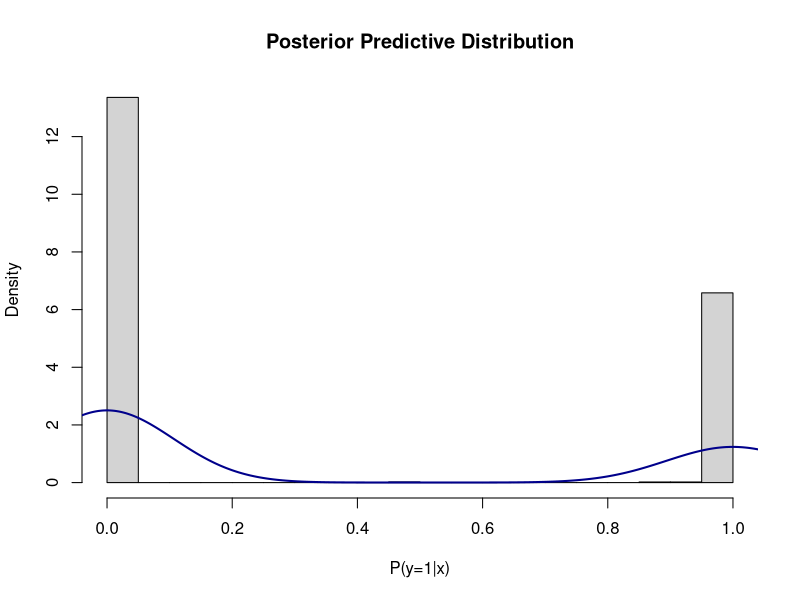

Generate this figure with R:
#assignment2
library("mvtnorm")
#(a)
data <- read.csv("Disease.csv")
data <- as.data.frame(data)
#normalize age,symtoms and white blood counts
age_mean <- mean(data$age)
age_sd <- sd(data$age)
duration_mean <- mean(data$duration_of_symptoms)
duration_sd <- sd(data$duration_of_symptoms)
white_mean <- mean(data$white_blood)
white_sd <- sd(data$white_blood)

data[,2] <- (data[,2]-age_mean)/age_sd
data[,4] <- (data[,4]-duration_mean)/duration_sd
data[,6] <- (data[,6]-white_mean)/white_sd

y <- data[,7] #response
X <- as.matrix(data[,1:6]) #Covariates
Xnames <- colnames(X)

#log posterior distribution
LogPostLogistic <- function(betas,y,X,mu,Sigma){
  linPred <- X%*%betas;
  logLik <- sum( linPred*y - log(1 + exp(linPred)) );
  #log prior
  logPrior <- dmvnorm(betas, mu, Sigma, log=TRUE);
  
  return(logLik + logPrior)
}

#set the prior
mu <- rep(0,ncol(X))
sigma <- 2*diag(ncol(X))
#initial beta
initVal <- rep(0,ncol(X))

#using optim function fine the mode of beta(mean of posterior dist) and observed information at the mode(sigma of posterior dist)
OptimRes <- optim(initVal,LogPostLogistic,gr=NULL,y,X,mu,sigma,method=c("BFGS"),control=list(fnscale=-1),hessian=TRUE)

#find the mu of approx posterior (mode of beta)
approxPostMode <-matrix(OptimRes$par,1,ncol(X))
colnames(approxPostMode) <- Xnames
#find the sd of approx posterior
approxPostStd <- sqrt(diag(solve(-OptimRes$hessian))) # Computing approximate standard deviations.
approxPostStd <- matrix(approxPostStd,1,ncol(X))
colnames(approxPostStd) <- Xnames

#find the 95% equal tail posterior probability interval for coefficient Age
Cred_int <- matrix(0,2,ncol(X)) # Create 95 % approximate credibility intervals for each coefficient
Cred_int[1,] <- approxPostMode - 1.96*approxPostStd
Cred_int[2,] <- approxPostMode + 1.96*approxPostStd
colnames(Cred_int) <- Xnames

cat("95% approximate credibility intervals for Age is [",Cred_int[1,2],Cred_int[2,2],"].","\n")

#Comparison with glm
glmModel<- glm(class_of_diagnosis ~ 0 + ., data = data, family = binomial)
print("Maximum Likelihood Estimates (MLE) for variable Age:")
coef(glmModel)[2]
print("Posterior Means for variable Age:")
approxPostMode[2]

#(b)
#normalizing the sample
xnew <- c(1,38,1,10,0,11000)
xnew_normalized <- c(1,(38-age_mean)/age_sd,1,(10-duration_mean)/duration_sd,0,(11000-white_mean)/white_sd)

#sampling beta from the posterior distribution
set.seed(12345)
beta_sample <- rmvnorm(1000,mean =approxPostMode,sigma=solve(-OptimRes$hessian))

#compute the predictive probability for different beta samples
predict_probs <- numeric(nrow(beta_sample)) 
for (i in 1:nrow(beta_sample)) {
  beta <- beta_sample[i,]
  linPred <- sum(xnew*beta)
  prob <- 1/(1+exp(-linPred))
  predict_probs[i] <- prob
}


hist(predict_probs,breaks = 30,probability = T,main = "Posterior Predictive Distribution",xlab = "P(y=1|x)")
lines(density(predict_probs), col = "darkblue", lwd = 2)
